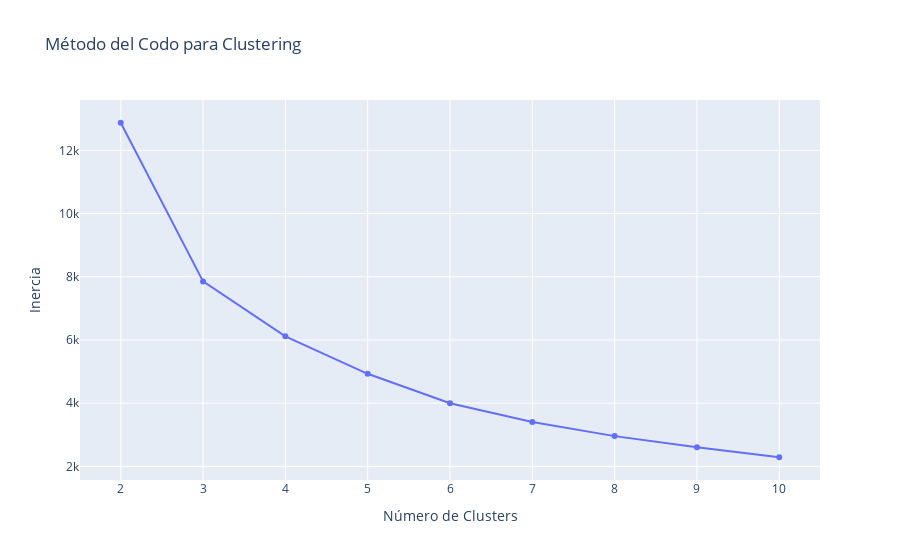
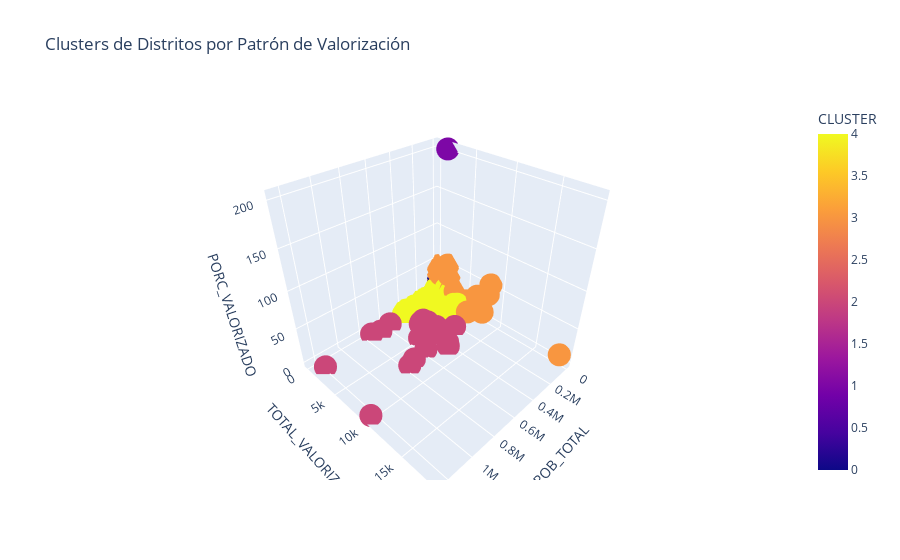

Here is the notebook cell these charts were saved with, in order:
### Code cell
# =============================================================================
# CELDA 5: MACHINE LEARNING - CLUSTERING DE DISTRITOS
# =============================================================================
def perform_clustering(df):
    """Realiza clustering de distritos por patrones de valorización"""
    
    # Preparar datos para clustering
    features = ['POB_TOTAL', 'TOTAL_VALORIZADO', 'PORC_VALORIZADO', 'VALORIZADO_PER_CAPITA']
    X = df[features].fillna(0)
    
    # Normalizar datos
    scaler = StandardScaler()
    X_scaled = scaler.fit_transform(X)
    
    # Encontrar número óptimo de clusters
    inertias = []
    K_range = range(2, 11)
    for k in K_range:
        kmeans = KMeans(n_clusters=k, random_state=42, n_init=10)
        kmeans.fit(X_scaled)
        inertias.append(kmeans.inertia_)
    
    # Gráfico del codo
    fig_elbow = go.Figure()
    fig_elbow.add_trace(go.Scatter(x=list(K_range), y=inertias, mode='lines+markers'))
    fig_elbow.update_layout(title='Método del Codo para Clustering', 
                           xaxis_title='Número de Clusters', 
                           yaxis_title='Inercia')
    fig_elbow.show()
    
    # Aplicar clustering con k=5
    kmeans = KMeans(n_clusters=5, random_state=42, n_init=10)
    df['CLUSTER'] = kmeans.fit_predict(X_scaled)
    
    # Visualizar clusters
    fig_cluster = px.scatter_3d(df, x='POB_TOTAL', y='TOTAL_VALORIZADO', z='PORC_VALORIZADO',
                               color='CLUSTER', hover_data=['DISTRITO', 'DEPARTAMENTO'],
                               title='Clusters de Distritos por Patrón de Valorización')
    fig_cluster.show()
    
    # Análisis de clusters
    cluster_summary = df.groupby('CLUSTER')[features].mean().round(2)
    print("📊 Resumen por Cluster:")
    print(cluster_summary)
    
    return df, kmeans, scaler

# Ejecutar clustering
master_df, kmeans_model, scaler_model = perform_clustering(master_df)

### Figure 1 — Plotly figure (JSON) as saved in the notebook; plotly's stock layout.template omitted (floating-point values rounded to 4 significant figures)
{"data": [{"mode": "lines+markers", "type": "scatter", "x": [2, 3, 4, 5, 6, 7, 8, 9, 10], "y": [12880.0, 7853.0, 6116.0, 4929.0, 3997.0, 3401.0, 2957.0, 2604.0, 2288.0]}], "layout": {"title": {"text": "Método del Codo para Clustering"}, "xaxis": {"title": {"text": "Número de Clusters"}}, "yaxis": {"title": {"text": "Inercia"}}}}

### Figure 2 — Plotly figure (JSON) as saved in the notebook; plotly's stock layout.template omitted (floating-point values rounded to 4 significant figures; data arrays with more than 128 entries replaced by an {"elided": "..."} marker saying what was removed)
{"data": [{"customdata": {"elided": "4713x2 str values"}, "hovertemplate": "POB_TOTAL=%{x}<br>TOTAL_VALORIZADO=%{y}<br>PORC_VALORIZADO=%{z}<br>DISTRITO=%{customdata[0]}<br>DEPARTAMENTO=%{customdata[1]}<br>CLUSTER=%{marker.color}<extra></extra>", "legendgroup": "", "marker": {"color": {"elided": "4713 int values"}, "coloraxis": "coloraxis", "symbol": "circle"}, "mode": "markers", "name": "", "scene": "scene", "showlegend": false, "type": "scatter3d", "x": {"elided": "4713 float values"}, "y": {"elided": "4713 float values"}, "z": {"elided": "4713 float values"}}], "layout": {"coloraxis": {"colorbar": {"title": {"text": "CLUSTER"}}, "colorscale": [[0, "#0d0887"], [0.1111, "#46039f"], [0.2222, "#7201a8"], [0.3333, "#9c179e"], [0.4444, "#bd3786"], [0.5556, "#d8576b"], [0.6667, "#ed7953"], [0.7778, "#fb9f3a"], [0.8889, "#fdca26"], [1, "#f0f921"]]}, "legend": {"tracegroupgap": 0}, "scene": {"domain": {"x": [0, 1], "y": [0, 1]}, "xaxis": {"title": {"text": "POB_TOTAL"}}, "yaxis": {"title": {"text": "TOTAL_VALORIZADO"}}, "zaxis": {"title": {"text": "PORC_VALORIZADO"}}}, "title": {"text": "Clusters de Distritos por Patrón de Valorización"}}}
